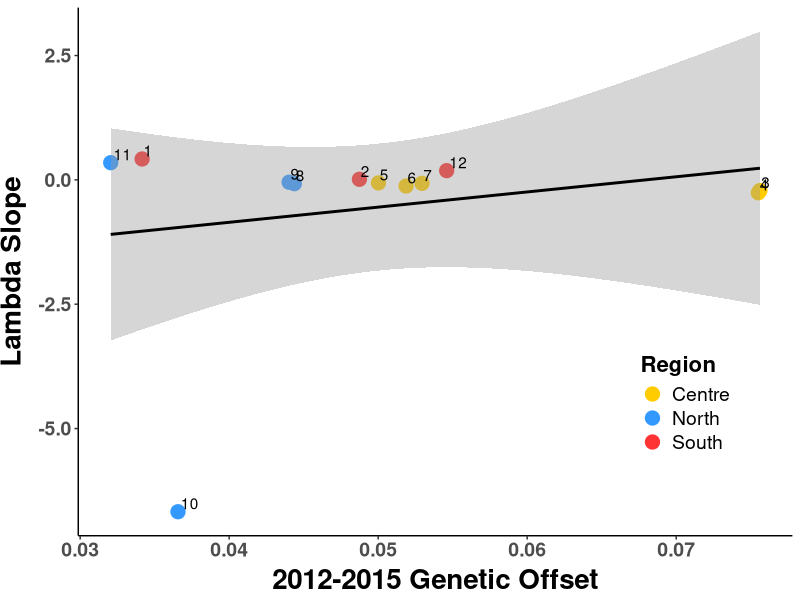
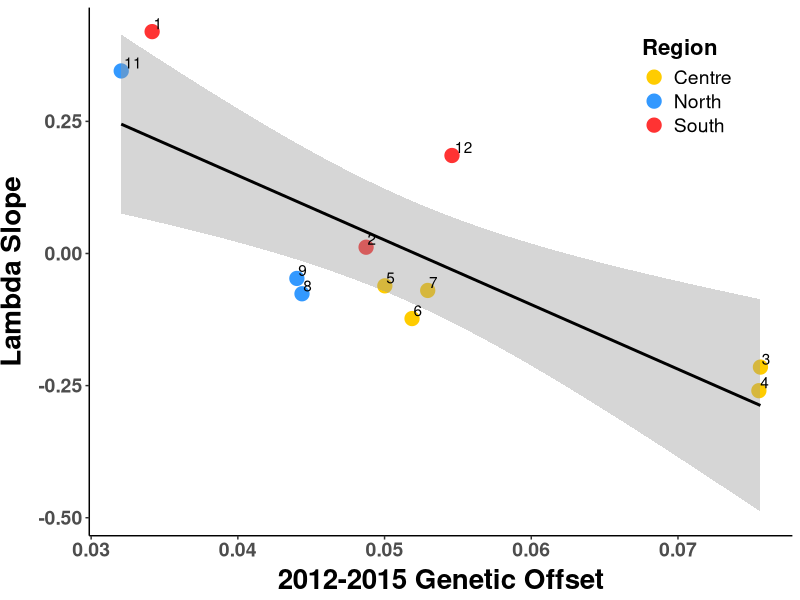

Here is the R script that generated these plots, in order:
##################################################################################
## Gradient forest plots
## Author Daniel Anstett
## 
## 
## Last Modified September 19, 2022
###################################################################################

#Library install and import
library(tidyverse) 
library(car)
library(ggrepel)

#Import data
offset_pop <- read_csv("Genomics_scripts/Data/offset_pop_lambda.csv")
offset_pop_mod <- offset_pop %>% filter(Paper_ID!=10)

#stats
lm.1215 <- lm(lambda_slope~offset_1215,data=offset_pop)
lm.1215_mod <- lm(lambda_slope~offset_1215,data=offset_pop_mod)
#lm.2014 <- lm(lambda_slope~offset_2014,data=offset_pop)
#lm.2015 <- lm(lambda_slope~offset_2015,data=offset_pop)
#lm.2016 <- lm(lambda_slope~offset_2016,data=offset_pop)

summary(lm.1215)
summary(lm.1215_mod)

Anova(lm.1215,type="III")
Anova(lm.1215_mod,type="III")
#Anova(lm.2014,type="III")
#Anova(lm.2015,type="III")
#Anova(lm.2016,type="III")




#plots
ggplot(offset_pop, aes(x=offset_1215, y=lambda_slope, label=Paper_ID)) + 
  geom_point(aes(color=Region), size =4.5)+
  geom_smooth(method=lm,color="black")+
#  geom_label_repel(aes(label = Paper_ID))+
  geom_text(hjust=-.15, vjust=-.2)+
  scale_y_continuous(name="Lambda Slope")+
  scale_x_continuous(name="2012-2015 Genetic Offset")+
  scale_color_manual(values= c("North"="#3399FF", "Centre"="#FFCC00", "South"="#FF3333"))+
  theme_classic() + theme(
    axis.text.x = element_text(size=14, face="bold"),
    axis.text.y = element_text(size=14,face="bold"),
    axis.title.x = element_text(color="black", size=20, vjust = 0.5, face="bold"),
    axis.title.y = element_text(color="black", size=20,vjust = 2, face="bold",hjust=0.5),
    legend.position = c(0.85, 0.25),legend.text=element_text(size=14),
    legend.title=element_text(size=16,face="bold"))
#ggsave("Graphs_Oct_22/offset_lambda_slope_1215.pdf",width=8, height = 6, units = "in")



#plots
ggplot(offset_pop_mod, aes(x=offset_1215, y=lambda_slope, label=Paper_ID)) + 
  geom_point(aes(color=Region), size =4.5)+
  geom_smooth(method=lm,color="black")+
  #  geom_label_repel(aes(label = Paper_ID))+
  geom_text(hjust=-.15, vjust=-.2)+
  scale_y_continuous(name="Lambda Slope")+
  scale_x_continuous(name="2012-2015 Genetic Offset")+
  scale_color_manual(values= c("North"="#3399FF", "Centre"="#FFCC00", "South"="#FF3333"))+
  theme_classic() + theme(
    axis.text.x = element_text(size=14, face="bold"),
    axis.text.y = element_text(size=14,face="bold"),
    axis.title.x = element_text(color="black", size=20, vjust = 0.5, face="bold"),
    axis.title.y = element_text(color="black", size=20,vjust = 2, face="bold",hjust=0.5),
    legend.position = c(0.85, 0.85),legend.text=element_text(size=14),
    legend.title=element_text(size=16,face="bold"))
#ggsave("Graphs_Oct_22/offset_lambda_slope_1215_mod.pdf",width=7, height = 5, units = "in")
